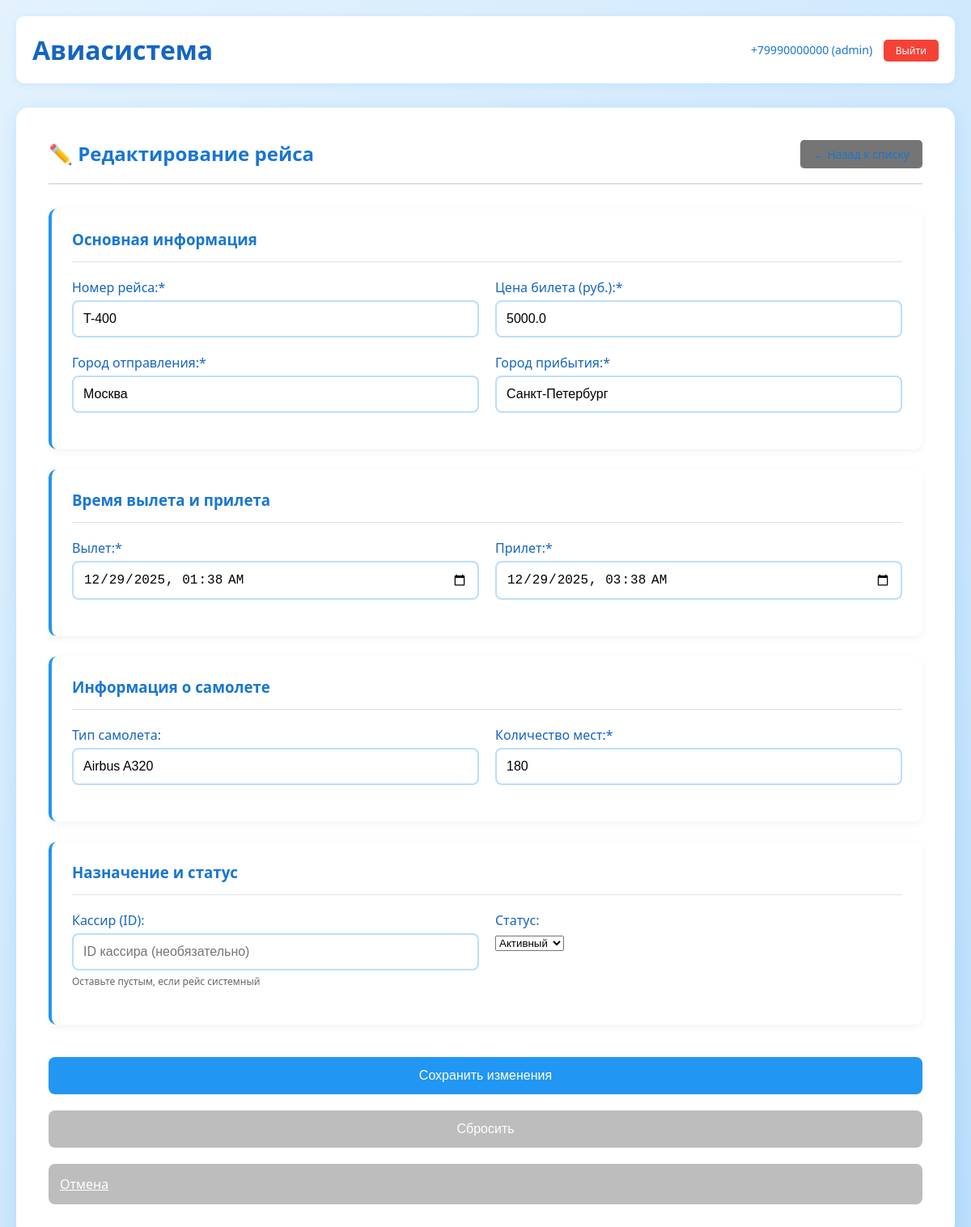
/admin/flights/edit/2/ (signed in), run on the app's committed database.
### tables this page shows
CREATE TABLE flights (
                id INTEGER PRIMARY KEY AUTOINCREMENT,
                flight_number TEXT NOT NULL,
                departure_city TEXT NOT NULL,
                arrival_city TEXT NOT NULL,
                departure_time TEXT NOT NULL,
                arrival_time TEXT NOT NULL,
                price REAL NOT NULL,
                seats_available INTEGER NOT NULL,
                airplane TEXT,
                staff_id INTEGER,
                status TEXT DEFAULT 'active',
                created_at TIMESTAMP DEFAULT CURRENT_TIMESTAMP,
                FOREIGN KEY (staff_id) REFERENCES users (id)
            );

### app.py (the view, shortened to what this page needs)
@app.route('/admin/flights/edit/<int:flight_id>/', methods=['GET', 'POST'])
def admin_edit_flight(flight_id):
    if 'user_id' not in session or session.get('role') != 'admin':
        return redirect('/login')
    db = get_db()
    cursor = db.cursor()
    cursor.execute('''
        SELECT f.*, u.phone as cashier_phone
        FROM flights f
        LEFT JOIN users u ON f.staff_id = u.id
        WHERE f.id = ?
    ''', (flight_id,))
    flight = cursor.fetchone()
    if not flight:
        print('Рейс не найден', 'error')
        return redirect('/admin/flights')
    cursor.execute("SELECT id, phone FROM users WHERE role = 'cashier'")
    cashiers = cursor.fetchall()
    return render_template('admin_flights_edit.html',
                         flight=flight,
                         cashiers=cashiers,
                         action='edit')

### app.py (called while the page is built)
@app.teardown_appcontext
def close_connection(exception):
    db = getattr(g, '_database', None)
    if db is not None:
        db.close()

@app.before_request
def check_auth():
    public_paths = ['/', '/login', '/register/client', '/register/cashier',
                   '/static/', '/welcome']
    if any(request.path.startswith(path) for path in public_paths):
        return
    if 'user_id' not in session:
        return redirect('/welcome')

def get_db():
    db = getattr(g, '_database', None)
    if db is None:
        db = g._database = sqlite3.connect('database.db')
        db.row_factory = sqlite3.Row
    return db

@app.teardown_appcontext
def close_connection(exception):
    db = getattr(g, '_database', None)
    if db is not None:
        db.close()

### templates/admin_flights_edit.html (shortened to what this page needs)
{% extends "base.html" %}
{% block content %}
<div class="dashboard admin-dashboard">
    <div class="admin-header-with-actions">
        <h2>{{ '✏️ Редактирование рейса' if action == 'edit' else '➕ Добавление рейса' }}</h2>
        <div class="header-actions">
            <a href="/admin/flights" class="btn back-btn">← Назад к списку</a>
        </div>
    </div>
    <div class="edit-form-container">
        <form method="POST" class="edit-form">
            <div class="form-section">
                <h3>Основная информация</h3>
                <div class="form-row">
                    <div class="form-group">
                        <label for="flight_number">Номер рейса:*</label>
                        <input type="text" id="flight_number" name="flight_number"
                               value="{{ flight.flight_number if flight else '' }}"
                               placeholder="SU-100" required>
                    </div>
                    <div class="form-group">
                        <label for="price">Цена билета (руб.):*</label>
                        <input type="number" id="price" name="price"
                               value="{{ flight.price if flight else '5000' }}"
                               min="1000" max="100000" step="100" required>
                    </div>
                </div>
                <div class="form-row">
                    <div class="form-group">
                        <label for="departure_city">Город отправления:*</label>
                        <input type="text" id="departure_city" name="departure_city"
                               value="{{ flight.departure_city if flight else 'Москва' }}"
                               placeholder="Москва" required>
                    </div>
                    <div class="form-group">
                        <label for="arrival_city">Город прибытия:*</label>
                        <input type="text" id="arrival_city" name="arrival_city"
                               value="{{ flight.arrival_city if flight else 'Санкт-Петербург' }}"
                               placeholder="Санкт-Петербург" required>
                    </div>
                </div>
            </div>
            <div class="form-section">
                <h3>Время вылета и прилета</h3>
                <div class="form-row">
                    <div class="form-group">
                        <label for="departure_time">Вылет:*</label>
                        <input type="datetime-local" id="departure_time" name="departure_time"
                               value="{{ flight.departure_time[:16] if flight and flight.departure_time else '' }}"
                               required>
                    </div>
                    <div class="form-group">
                        <label for="arrival_time">Прилет:*</label>
                        <input type="datetime-local" id="arrival_time" name="arrival_time"
                               value="{{ flight.arrival_time[:16] if flight and flight.arrival_time else '' }}"
                               required>
                    </div>
                </div>
            </div>
            <div class="form-section">
                <h3>Информация о самолете</h3>
                <div class="form-row">
                    <div class="form-group">
                        <label for="airplane">Тип самолета:</label>
                        <input type="text" id="airplane" name="airplane"
                               value="{{ flight.airplane if flight else 'Airbus A320' }}"
                               placeholder="Airbus A320">
                    </div>
                    <div class="form-group">
                        <label for="seats_available">Количество мест:*</label>
                        <input type="number" id="seats_available" name="seats_available"
                               value="{{ flight.seats_available if flight else '180' }}"
                               min="1" max="1000" required>
                    </div>
                </div>
            </div>
            <div class="form-section">
                <h3>Назначение и статус</h3>
                <div class="form-row">
                    <div class="form-group">
                        <label for="cashier_id">Кассир (ID):</label>
                        <input type="text" id="cashier_id" name="cashier_id"
                               value="{{ flight.created_by if flight else '' }}"
                               placeholder="ID кассира (необязательно)"
                               min="1">
                        <small>Оставьте пустым, если рейс системный</small>
                    </div>
                    {% if action == 'edit' %}
                    <div class="form-group">
                        <label for="status">Статус:</label>
                        <select id="status" name="status" class="form-control">
                            <option value="active" {{ 'selected' if flight.status == 'active' else '' }}>Активный</option>
                        </select>
                    </div>
                    {% endif %}
                </div>
            </div>
            <div class="form-buttons">
                <button type="submit" class="btn save-btn">
                    {{ 'Сохранить изменения' if action == 'edit' else 'Добавить рейс' }}
                </button>
                <button type="reset" class="btn reset-btn">Сбросить</button>
                <a href="/admin/flights" class="btn cancel-btn">Отмена</a>
            </div>
        </form>
    </div>
</div>
{% endblock %}

### static/style.css (style rules this page uses)
* { margin: 0; padding: 0; box-sizing: border-box; }
body { font-family: 'Segoe UI', Tahoma, Geneva, Verdana, sans-serif; background: linear-gradient(135deg, #e3f2fd 0%, #bbdefb 100%); min-height: 100vh; padding: 20px; }
.form-group { margin-bottom: 20px; }
.form-row { display: flex; gap: 20px; }
.form-row .form-group { flex: 1; }
label { display: block; margin-bottom: 5px; color: #1565c0; font-weight: 500; }
input { width: 100%; padding: 12px; border: 2px solid #bbdefb; border-radius: 8px; font-size: 16px; transition: border-color 0.3s; }
small { display: block; margin-top: 5px; color: #666; font-size: 12px; }
.btn { background: #2196f3; color: white; border: none; padding: 14px; width: 100%; border-radius: 8px; font-size: 16px; font-weight: 500; cursor: pointer; transition: background 0.3s; margin-top: 10px; }
.dashboard { background: white; padding: 40px; border-radius: 15px; box-shadow: 0 5px 20px rgba(33, 150, 243, 0.15); }
.dashboard h2 { color: #1976d2; text-align: center; margin-bottom: 30px; }
.form-buttons { display: flex; gap: 15px; margin-top: 30px; }
.cancel-btn { background: #bdbdbd; color: white; flex: 1; }
.back-btn { background: #bbdefb; color: #1976d2; padding: 8px 16px; border-radius: 5px; text-decoration: none; font-size: 14px; }
.form-section { background: white; padding: 25px; border-radius: 10px; margin-bottom: 25px; box-shadow: 0 3px 10px rgba(0,0,0,0.05); border-left: 4px solid #2196f3; }
.form-section h3 { color: #1976d2; margin-bottom: 20px; padding-bottom: 15px; border-bottom: 1px solid #e0e0e0; }
.reset-btn { background: #bdbdbd !important; }
.admin-dashboard { max-width: 1400px; margin: 0 auto; }
.admin-header-with-actions { display: flex; justify-content: space-between; align-items: center; margin-bottom: 30px; padding-bottom: 20px; border-bottom: 2px solid #e0e0e0; }
.admin-header-with-actions h2 { color: #1976d2; margin: 0; }
.form-buttons { display: flex; gap: 10px; flex-wrap: wrap; }
.back-btn { background: #757575 !important; }

### data on the page
flights: flight_number "T-400", price "5000.0", departure_city "Москва", arrival_city "Санкт-Петербург", departure_time "12/29/2025 01:38", arrival_time "12/29/2025 03:38", airplane "Airbus A320", seats_available "180"

### other printed values
{{ session.phone }} "+79990000000"
{{ session.role }} "admin"
{{ 'Сохранить изменения' if action == 'edit' else 'Добавить рейс' }} "Сохранить изменения"
